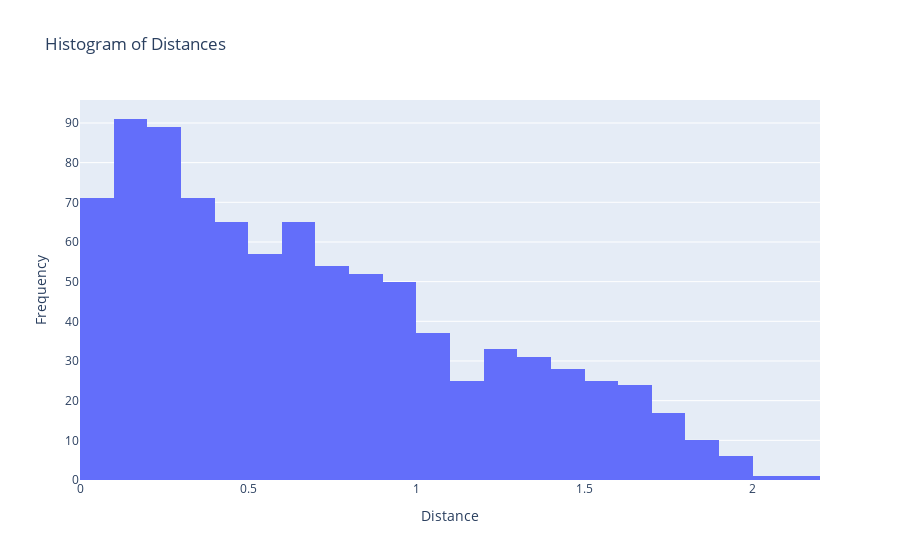

The code cell stored with this chart in its notebook:
### Code cell
import pandas as pd
import plotly.graph_objects as go
from scipy.spatial import distance

# Calculate distances between each row
distances = []
for i in range(len(selected_rows)):
    for j in range(i + 1, len(selected_rows)):
        dist = distance.euclidean(selected_rows[["X","Y"]].iloc[i], selected_rows[["X","Y"]].iloc[j])
        distances.append(dist)

# Create histogram trace
histogram = go.Histogram(x=distances)
# , nbinsx='auto')

# Create figure layout
layout = go.Layout(
    title='Histogram of Distances',
    xaxis=dict(title='Distance'),
    yaxis=dict(title='Frequency'),
)

# Create figure object
fig = go.Figure(data=[histogram], layout=layout)

# Plot the histogram
fig.show()

### Figure 1 — Plotly figure (JSON) as saved in the notebook; plotly's stock layout.template omitted (floating-point values rounded to 4 significant figures; data arrays with more than 128 entries replaced by an {"elided": "..."} marker saying what was removed)
{"data": [{"type": "histogram", "x": {"elided": "903 float values"}}], "layout": {"title": {"text": "Histogram of Distances"}, "xaxis": {"title": {"text": "Distance"}}, "yaxis": {"title": {"text": "Frequency"}}}}
